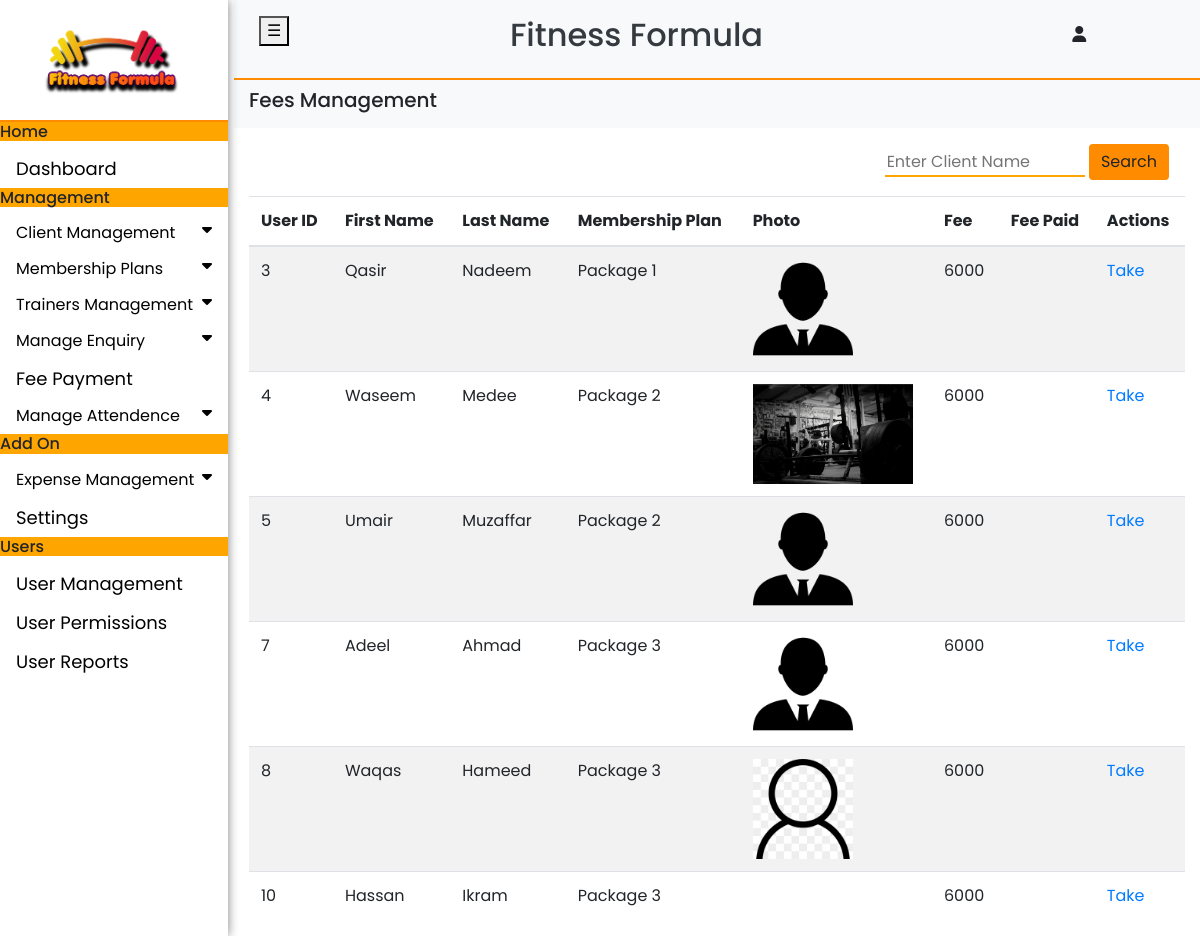
/Payment.php, run on the app's committed database.
### tables this page shows
CREATE TABLE `clients` (
  `FirstName` varchar(255) NOT NULL,
  `LastName` varchar(255) NOT NULL,
  `Email` varchar(255) NOT NULL,
  `Photo` varchar(255) NOT NULL,
  `Gender` varchar(255) NOT NULL,
  `Birth` date DEFAULT NULL,
  `Reason` varchar(255) NOT NULL,
  `Contact` int(11) NOT NULL,
  `Address` varchar(255) NOT NULL,
  `Package` varchar(255) NOT NULL,
  `id` int(9) NOT NULL AUTO_INCREMENT,
  `Created_ON` date NOT NULL DEFAULT current_timestamp(),
  `Updated_ON` date NOT NULL DEFAULT current_timestamp(),
  `Package_Fee` int(8) NOT NULL,
  PRIMARY KEY (`id`)
);

CREATE TABLE `fees` (
  `Fees_id` int(8) NOT NULL AUTO_INCREMENT,
  `Fees_amount` int(8) NOT NULL,
  `Due_date` date NOT NULL,
  `Fees_paid` varchar(255) DEFAULT NULL,
  `Package_id` int(8) NOT NULL,
  PRIMARY KEY (`Fees_id`)
);

### Payment.php (the view, shortened to what this page needs)
<!DOCTYPE html>
<html>
<head>
	<link rel="stylesheet" type="text/css" href="assets/css/bootstrap.css">
	<link rel="stylesheet" type="text/css" href="assets/style.css">
</head>
<body>
	<div class="container-fluid">
	<div class="sidenav" id="mysidebar">
	<a href="#" style="border-bottom: 2px solid darkorange;"><img src="Logo.png" style="height: 6em; width: 10em ;"></a>
  	<h6 style="background: orange;">Home</h6>
  	<a href="loged.php">Dashboard</a>
  	<h6 style="background: orange;">Management</h6>
  	<button class="dropdown-btn">Client Management
    <i class="fa fa-caret-down"></i>
  	</button>
  	<button class="dropdown-btn">Membership Plans
    <i class="fa fa-caret-down"></i>
  	</button>
  	<button class="dropdown-btn">Trainers Management
    <i class="fa fa-caret-down"></i>
  	</button>
  	<button class="dropdown-btn">Manage Enquiry
    <i class="fa fa-caret-down"></i>
  	</button>
  	<a href="Payment.php">Fee Payment</a>
  	<button class="dropdown-btn">Manage Attendence
    <i class="fa fa-caret-down"></i>
  	</button>
  	<h6 style="background: orange;">Add On</h6>
  	<button class="dropdown-btn">Expense Management
    <i class="fa fa-caret-down"></i>
  	</button>
  	<a href="Settings.php">Settings</a>
  	<h6 style="background: orange;">Users</h6>
  	<a href="Add_User.php">User Management</a>
  	<a href="Permissions.php">User Permissions</a>
  	<a href="Reports.php">User Reports</a>
	</div>
<div class="main" id="main">
<div class="row py-3 bg-light text-dark text-center" style="border-bottom: 2px solid darkorange">
	<div class="col-sm-1">
		 <button id="closebtn" onclick="closeNav();">&#9776;</button>
	</div>
	<div class="col-sm-8">
		<h2>Fitness Formula</h2>
	</div>
	<div class="col-sm-3">
		<div class="dropdown">
  <button type="button" class="btn btn-light" data-toggle="dropdown">
    <i class="fas fa-user"></i>
  </button>
</div>
	</div>
</div>
<div class="row bg-light py-2">
  <div class="col-sm-12">
      <h5>Fees Management</h5>
  </div>
</div>
<?php
$connection = new mysqli('localhost','root','','clients');
$selectQuery=$connection->query("SELECT * FROM `clients`");
$fQuery=$connection->query("SELECT * FROM `fees`");
?>
<form class="search my-3 px-3 float-right" method="post">
  <input type="text" name="search" class="search-input" placeholder="Enter Client Name" >
  <input type="submit" name="check" value="Search" class="btn btn-warning">
</form>
<table class="table table-striped">
  <thead>
    <tr>
      <th>User ID</th>
      <th>First Name</th>
      <th>Last Name</th>
      <th>Membership Plan</th>
      <th>Photo</th>
      <th>Fee</th>
      <th>Fee Paid</th>
      <th colspan="2">Actions</th>
    </tr>
  </thead>
  <tbody>
<?php
    $fees=$fQuery->fetch_assoc();
    if(isset($_POST["check"])){
      $search=$_POST["search"];
      $searchQuery=$connection->query("SELECT * FROM clients WHERE FirstName='".$search."'");
      $joining=$connection->query("SELECT Package_fee
FROM packages
INNER JOIN fees ON Package_id=Fees_id");
      if(empty($search)){
    while($data = $selectQuery->fetch_assoc()):
        ?>
    <tr>
      <td><?=$data['id'];?></td>
      <td><?=$data['FirstName'];?></td>
      <td><?=$data['LastName'];?></td>
      <td><?=$data['Package'];?></td>
      <td><?php echo '<img src="'.$data['Photo'].'" height="100px" >'?></td>
      <td><?=$fees['Fees_amount']?></td>
      <td><?=$fees['Fees_paid']?></td>
      <?php echo "<td><a href=Pay.php?id=".$data['id'].">Take</a></td>"; ?>
    </tr>
      <?php endwhile;
    }
      else if ($searchQuery->num_rows > 0) {
    while($data = $searchQuery->fetch_assoc()):
      ?>
      <tr>
      <td><?=$data['id'];?></td>
      <td><?=$data['FirstName'];?></td>
      <td><?=$data['LastName'];?></td>
      <td><?=$data['Package'];?></td>
      <td><?php echo '<img src="'.$data['Photo'].'" height="100px" >'?></td>
      <td><?=$fees['Fees_amount'];?></td>
      <td><?=$fees['Fees_paid'];?></td>
      <?php echo "<td><a href=Pay.php?id=".$data['id'].">Take</a></td>"; ?>
      </tr>
  <?php endwhile;
}
    else{
    ?>
    <tr>
    <td colspan="11">
    <?php echo "<h2>Data not Found</h2>" ?>
    </td>
    </tr>
    <?php
  }
  }
  else {
    while($data = $selectQuery->fetch_assoc()):
        ?>
    <tr>
      <td><?=$data['id'];?></td>
      <td><?=$data['FirstName'];?></td>
      <td><?=$data['LastName'];?></td>
      <td><?=$data['Package'];?></td>
      <td><?php echo '<img src="'.$data['Photo'].'" height="100px" >'?></td>
      <td><?=$fees['Fees_amount'];?></td>
      <td><?=$fees['Fees_paid']?></td>
      <?php echo "<td><a href=Pay.php?id=".$data['id'].">Take</a></td>"; ?>
      </tr>
      <?php endwhile;
    }
?>
  </tbody>
</table>
</div>
</div>
</body>
</html>

### assets/style.css (style rules this page uses)
body { font-family: 'Poppins'; height: auto; }
.btn-warning { background-color: darkorange; border: none; }
.sidenav { height: 100%; width: 19%; position: fixed; z-index: 1; top: 0; left: 0; background-color: white; overflow-x: hidden; overflow-y:hidden; box-shadow: 0px 0px 10px gray; transition: 1s ease; }
.sidenav a { padding: 6px 8px 6px 16px; text-decoration: none; font-size: 18px; color: black; display: block; }
.main { width: 80%; height: all; margin-left: 20%; padding: 0px; }
.dropdown-btn { padding: 6px 8px 6px 16px; text-decoration: none; display: block; border: none; background: none; width:100%; text-align: left; cursor: pointer; outline: none; }
.fa-caret-down { float: right; padding-right: 8px; }

### Payment.php (style rules this page uses)
.sidenav { height: 100%; width: 19%; position: fixed; z-index: 1; top: 0; left: 0; background-color: white; overflow-x: hidden; overflow-y:hidden; box-shadow: 0px 0px 10px gray; transition: 1s ease; }
.sidenav a { padding: 6px 8px 6px 16px; text-decoration: none; font-size: 18px; color: black; display: block; }
.main { width: 80%; height: all; margin-left: 20%; padding: 0px; }
.dropdown-btn { padding: 6px 8px 6px 16px; text-decoration: none; display: block; border: none; background: none; width:100%; text-align: left; cursor: pointer; outline: none; }
.fa-caret-down { float: right; padding-right: 8px; }
.search-input { border: none; outline: none; border-bottom: 2px solid orange; width: 200px; }

### data on the page
clients: id "3", FirstName "Qasir", LastName "Nadeem", Package "Package 1", Photo (picture)
fees: Fees_amount "6000"
clients: id "4", FirstName "Waseem", LastName "Medee", Package "Package 2", Photo (picture)
clients: id "5", FirstName "Umair", LastName "Muzaffar", Package "Package 2", Photo (picture)
clients: id "7", FirstName "Adeel", LastName "Ahmad", Package "Package 3", Photo (picture)
clients: id "8", FirstName "Waqas", LastName "Hameed", Package "Package 3", Photo (picture)
clients: id "10", FirstName "Hassan", LastName "Ikram", Package "Package 3"
